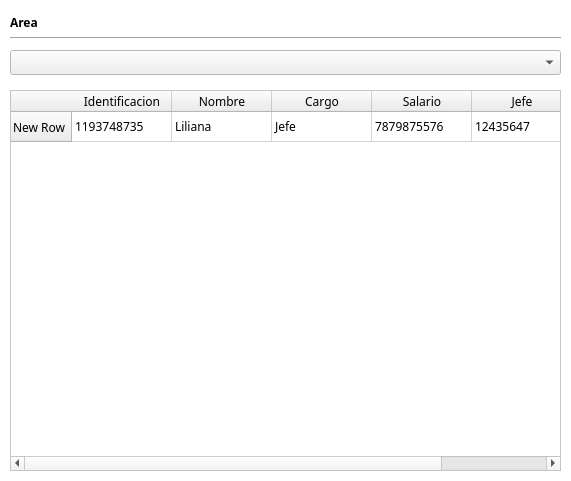
<?xml version="1.0" encoding="UTF-8"?>
<ui version="4.0">
 <class>widgetEmpleadosPorArea</class>
 <widget class="QWidget" name="widgetEmpleadosPorArea">
  <property name="geometry">
   <rect>
    <x>0</x>
    <y>0</y>
    <width>571</width>
    <height>481</height>
   </rect>
  </property>
  <property name="palette">
   <palette>
    <active>
     <colorrole role="Base">
      <brush brushstyle="SolidPattern">
       <color alpha="255">
        <red>255</red>
        <green>255</green>
        <blue>255</blue>
       </color>
      </brush>
     </colorrole>
     <colorrole role="Window">
      <brush brushstyle="SolidPattern">
       <color alpha="255">
        <red>255</red>
        <green>255</green>
        <blue>255</blue>
       </color>
      </brush>
     </colorrole>
    </active>
    <inactive>
     <colorrole role="Base">
      <brush brushstyle="SolidPattern">
       <color alpha="255">
        <red>255</red>
        <green>255</green>
        <blue>255</blue>
       </color>
      </brush>
     </colorrole>
     <colorrole role="Window">
      <brush brushstyle="SolidPattern">
       <color alpha="255">
        <red>255</red>
        <green>255</green>
        <blue>255</blue>
       </color>
      </brush>
     </colorrole>
    </inactive>
    <disabled>
     <colorrole role="Base">
      <brush brushstyle="SolidPattern">
       <color alpha="255">
        <red>255</red>
        <green>255</green>
        <blue>255</blue>
       </color>
      </brush>
     </colorrole>
     <colorrole role="Window">
      <brush brushstyle="SolidPattern">
       <color alpha="255">
        <red>255</red>
        <green>255</green>
        <blue>255</blue>
       </color>
      </brush>
     </colorrole>
    </disabled>
   </palette>
  </property>
  <property name="font">
   <font>
    <family>Ubuntu Condensed</family>
    <weight>75</weight>
    <bold>true</bold>
   </font>
  </property>
  <property name="cursor">
   <cursorShape>PointingHandCursor</cursorShape>
  </property>
  <property name="windowTitle">
   <string>Empleados Por Area</string>
  </property>
  <property name="autoFillBackground">
   <bool>true</bool>
  </property>
  <widget class="QTableWidget" name="tableWidgetEmpleados">
   <property name="geometry">
    <rect>
     <x>10</x>
     <y>90</y>
     <width>551</width>
     <height>381</height>
    </rect>
   </property>
   <property name="font">
    <font>
     <weight>50</weight>
     <bold>false</bold>
    </font>
   </property>
   <row>
    <property name="text">
     <string>New Row</string>
    </property>
   </row>
   <column>
    <property name="text">
     <string>Identificacion</string>
    </property>
   </column>
   <column>
    <property name="text">
     <string>Nombre</string>
    </property>
   </column>
   <column>
    <property name="text">
     <string>Cargo</string>
    </property>
   </column>
   <column>
    <property name="text">
     <string>Salario</string>
    </property>
   </column>
   <column>
    <property name="text">
     <string>Jefe</string>
    </property>
   </column>
   <item row="0" column="0">
    <property name="text">
     <string>1193748735</string>
    </property>
   </item>
   <item row="0" column="1">
    <property name="text">
     <string>Liliana</string>
    </property>
   </item>
   <item row="0" column="2">
    <property name="text">
     <string>Jefe</string>
    </property>
   </item>
   <item row="0" column="3">
    <property name="text">
     <string>7879875576</string>
    </property>
   </item>
   <item row="0" column="4">
    <property name="text">
     <string>12435647</string>
    </property>
   </item>
  </widget>
  <widget class="QLabel" name="labelArea">
   <property name="geometry">
    <rect>
     <x>10</x>
     <y>10</y>
     <width>117</width>
     <height>25</height>
    </rect>
   </property>
   <property name="text">
    <string>Area</string>
   </property>
  </widget>
  <widget class="QComboBox" name="comboBoxAreaEmpleado">
   <property name="geometry">
    <rect>
     <x>10</x>
     <y>50</y>
     <width>551</width>
     <height>25</height>
    </rect>
   </property>
  </widget>
  <widget class="Line" name="lineArea">
   <property name="geometry">
    <rect>
     <x>10</x>
     <y>30</y>
     <width>551</width>
     <height>16</height>
    </rect>
   </property>
   <property name="orientation">
    <enum>Qt::Horizontal</enum>
   </property>
  </widget>
 </widget>
 <resources/>
 <connections/>
</ui>
